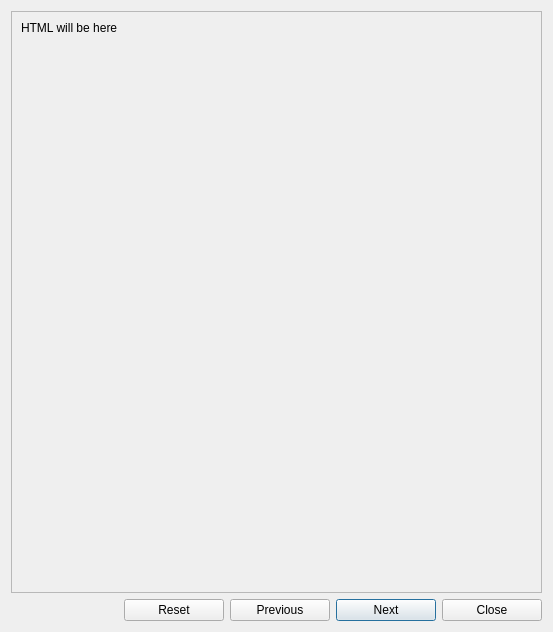
<?xml version="1.0" encoding="UTF-8"?>
<ui version="4.0">
 <class>TutorialDialog_q</class>
 <widget class="QDialog" name="TutorialDialog_q">
  <property name="geometry">
   <rect>
    <x>0</x>
    <y>0</y>
    <width>553</width>
    <height>632</height>
   </rect>
  </property>
  <property name="windowTitle">
   <string>Tutorial</string>
  </property>
  <layout class="QGridLayout" name="gridLayout">
   <item row="0" column="0">
    <widget class="QScrollArea" name="scrollArea">
     <property name="horizontalScrollBarPolicy">
      <enum>Qt::ScrollBarAlwaysOff</enum>
     </property>
     <property name="widgetResizable">
      <bool>true</bool>
     </property>
     <property name="alignment">
      <set>Qt::AlignLeading|Qt::AlignLeft|Qt::AlignTop</set>
     </property>
     <widget class="QWidget" name="scrollAreaWidgetContents">
      <property name="geometry">
       <rect>
        <x>0</x>
        <y>0</y>
        <width>124</width>
        <height>562</height>
       </rect>
      </property>
      <property name="sizePolicy">
       <sizepolicy hsizetype="Maximum" vsizetype="Preferred">
        <horstretch>0</horstretch>
        <verstretch>0</verstretch>
       </sizepolicy>
      </property>
      <property name="minimumSize">
       <size>
        <width>100</width>
        <height>0</height>
       </size>
      </property>
      <layout class="QGridLayout" name="gridLayout_2">
       <item row="0" column="0">
        <widget class="QLabel" name="content">
         <property name="sizePolicy">
          <sizepolicy hsizetype="Maximum" vsizetype="Minimum">
           <horstretch>0</horstretch>
           <verstretch>0</verstretch>
          </sizepolicy>
         </property>
         <property name="minimumSize">
          <size>
           <width>100</width>
           <height>0</height>
          </size>
         </property>
         <property name="text">
          <string>HTML will be here</string>
         </property>
         <property name="alignment">
          <set>Qt::AlignLeading|Qt::AlignLeft|Qt::AlignTop</set>
         </property>
         <property name="wordWrap">
          <bool>true</bool>
         </property>
        </widget>
       </item>
      </layout>
     </widget>
    </widget>
   </item>
   <item row="1" column="0">
    <layout class="QHBoxLayout" name="horizontalLayout">
     <property name="sizeConstraint">
      <enum>QLayout::SetMinimumSize</enum>
     </property>
     <item>
      <spacer name="horizontalSpacer">
       <property name="orientation">
        <enum>Qt::Horizontal</enum>
       </property>
       <property name="sizeHint" stdset="0">
        <size>
         <width>40</width>
         <height>20</height>
        </size>
       </property>
      </spacer>
     </item>
     <item>
      <widget class="QPushButton" name="reset">
       <property name="sizePolicy">
        <sizepolicy hsizetype="Fixed" vsizetype="Fixed">
         <horstretch>0</horstretch>
         <verstretch>0</verstretch>
        </sizepolicy>
       </property>
       <property name="minimumSize">
        <size>
         <width>100</width>
         <height>0</height>
        </size>
       </property>
       <property name="text">
        <string>Reset</string>
       </property>
       <property name="autoDefault">
        <bool>false</bool>
       </property>
      </widget>
     </item>
     <item>
      <widget class="QPushButton" name="prev">
       <property name="sizePolicy">
        <sizepolicy hsizetype="Fixed" vsizetype="Fixed">
         <horstretch>0</horstretch>
         <verstretch>0</verstretch>
        </sizepolicy>
       </property>
       <property name="minimumSize">
        <size>
         <width>100</width>
         <height>0</height>
        </size>
       </property>
       <property name="text">
        <string>Previous</string>
       </property>
       <property name="autoDefault">
        <bool>false</bool>
       </property>
      </widget>
     </item>
     <item>
      <widget class="QPushButton" name="next">
       <property name="sizePolicy">
        <sizepolicy hsizetype="Fixed" vsizetype="Fixed">
         <horstretch>0</horstretch>
         <verstretch>0</verstretch>
        </sizepolicy>
       </property>
       <property name="minimumSize">
        <size>
         <width>100</width>
         <height>0</height>
        </size>
       </property>
       <property name="text">
        <string>Next</string>
       </property>
       <property name="default">
        <bool>true</bool>
       </property>
      </widget>
     </item>
     <item>
      <widget class="QPushButton" name="pushButton">
       <property name="minimumSize">
        <size>
         <width>100</width>
         <height>0</height>
        </size>
       </property>
       <property name="text">
        <string>Close</string>
       </property>
       <property name="autoDefault">
        <bool>false</bool>
       </property>
      </widget>
     </item>
    </layout>
   </item>
  </layout>
 </widget>
 <resources/>
 <connections>
  <connection>
   <sender>reset</sender>
   <signal>clicked()</signal>
   <receiver>TutorialDialog_q</receiver>
   <slot>reset()</slot>
   <hints>
    <hint type="sourcelabel">
     <x>340</x>
     <y>619</y>
    </hint>
    <hint type="destinationlabel">
     <x>241</x>
     <y>271</y>
    </hint>
   </hints>
  </connection>
  <connection>
   <sender>prev</sender>
   <signal>clicked()</signal>
   <receiver>TutorialDialog_q</receiver>
   <slot>previous()</slot>
   <hints>
    <hint type="sourcelabel">
     <x>242</x>
     <y>619</y>
    </hint>
    <hint type="destinationlabel">
     <x>241</x>
     <y>271</y>
    </hint>
   </hints>
  </connection>
  <connection>
   <sender>next</sender>
   <signal>clicked()</signal>
   <receiver>TutorialDialog_q</receiver>
   <slot>next()</slot>
   <hints>
    <hint type="sourcelabel">
     <x>438</x>
     <y>619</y>
    </hint>
    <hint type="destinationlabel">
     <x>241</x>
     <y>271</y>
    </hint>
   </hints>
  </connection>
  <connection>
   <sender>pushButton</sender>
   <signal>clicked()</signal>
   <receiver>TutorialDialog_q</receiver>
   <slot>reject()</slot>
   <hints>
    <hint type="sourcelabel">
     <x>507</x>
     <y>603</y>
    </hint>
    <hint type="destinationlabel">
     <x>551</x>
     <y>609</y>
    </hint>
   </hints>
  </connection>
 </connections>
 <slots>
  <slot>previous()</slot>
  <slot>next()</slot>
  <slot>reset()</slot>
 </slots>
</ui>
